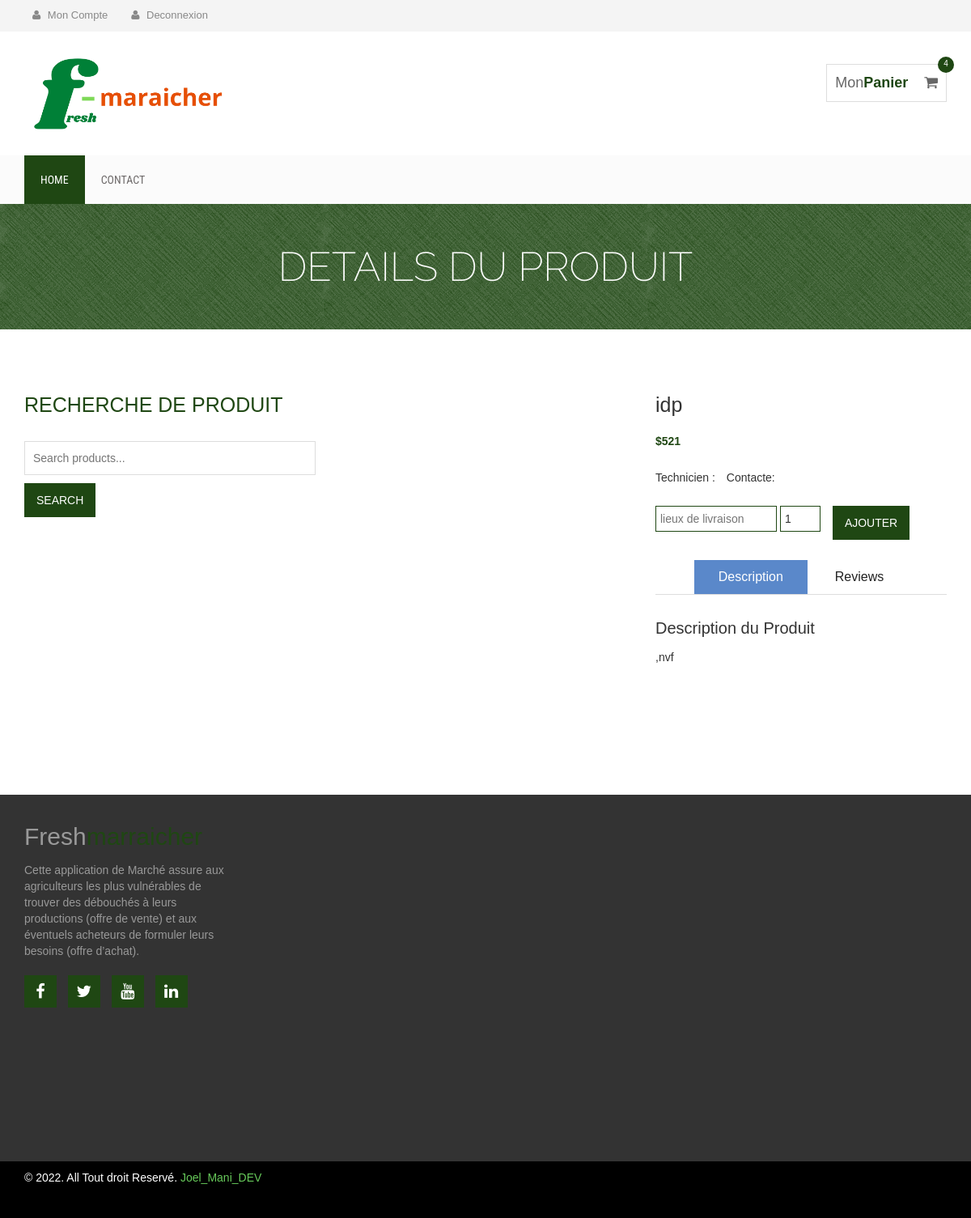
The page /detail/2 (signed in) on the database its author committed.
### main/models.py (models this page shows, shortened)
class Produit(models.Model):
    Nom=models.CharField(max_length=40)
    prix = models.IntegerField()
    description=models.TextField()
    lieu = models.CharField(max_length=40)
    image_produit= CloudinaryField('image')
    agent = models.ForeignKey('Agent', on_delete=models.CASCADE,null=True)

### main/views.py (the view)
# urls.py: path('detail/<int:pk>', views.menuDetail, name='detail'),
@login_required(login_url='signinclient')
def menuDetail(request, pk):
    if request.user:
        produit = Produit.objects.filter(id=pk).first()
        panier_produits = Commande.objects.filter(client=request.user,statut=False)
        taille= len(panier_produits)
        context = {
            'produit' : produit,
            'taille':taille,
        }
        return render(request, 'main/detail.html', context)
    else:
        return redirect("signinclient")

### main/templates/main/detail.html (shortened to what this page needs)
{% load crispy_forms_tags %}
{% load static %}
{% load widget_tweaks %}
<!DOCTYPE html>
<html lang="en">
  <head>
    <link rel="stylesheet" href="{% static 'css/bootstrap.min.css' %}">
    <link rel="stylesheet" href="{% static 'css/font-awesome.min.css' %}">
    <link rel="stylesheet" href="{% static 'css/owl.carousel.css' %}">
    <link rel="stylesheet" href="{% static 'css/style.css' %}">
    <link rel="stylesheet" href="{% static 'css/responsive.css' %}">
  </head>
  <body>
    <div class="header-area">
      <div class="container">
          <div class="row">
              <div class="col-md-8">
                  <div class="user-menu">
                      <ul>
                        <li><a href="#"><i class="fa fa-user"></i> Mon Compte</a></li>
                        <li><a href="{% url 'logoutclient' %}"><i class="fa fa-user"></i> Deconnexion</a></li>
                      </ul>
                  </div>
              </div>
          </div>
      </div>
  </div>
    <div class="site-branding-area">
        <div class="container">
            <div class="row">
                <div class="col-sm-6">
                    <div class="logo">
                        <h1><a href="./"><img src="{% static '/images/logg.png' %}" style="width: 250px;height: 200;"></a></h1>
                    </div>
                </div>
                <div class="col-sm-6">
                    <div class="shopping-item">
                        <a href="{% url 'panier' %}">Mon<span class="cart-amunt">Panier</span> <i class="fa fa-shopping-cart"></i> <span class="product-count">{{taille}}</span></a>
                    </div>
                </div>
            </div>
        </div>
    </div>
    <div class="mainmenu-area">
        <div class="container">
            <div class="row">
                <div class="navbar-collapse collapse">
                  <ul class="nav navbar-nav">
                      <li class="active"><a href="#">Home</a></li>
                      <li><a href="#">Contact</a></li>
                  </ul>
              </div>
            </div>
        </div>
    </div>
    <div class="product-big-title-area">
        <div class="container">
            <div class="row">
                <div class="col-md-12">
                    <div class="product-bit-title text-center">
                        <h2>DETAILS DU PRODUIT</h2>
                    </div>
                </div>
            </div>
        </div>
    </div>
    <div class="single-product-area">
        <div class="container">
            <div class="row">
                <div class="col-md-4">
                    <div class="single-sidebar">
                        <h2 class="sidebar-title">Recherche de produit</h2>
                        <form action="">
                            <input type="text" placeholder="Search products...">
                            <input type="submit" value="Search">
                        </form>
                    </div>
                </div>
                <div class="col-md-8">
                    <div class="product-content-right">
                        <div class="row">
                            <div class="col-sm-6">
                                <div class="product-images">
                                    <div class="product-main-img">
                                    </div>
                                    <div class="product-gallery">
                                    </div>
                                </div>
                            </div>
                            <div class="col-sm-6">
                                <div class="product-inner">
                                    <h2 class="product-name">{{ produit.Nom }}</h2>
                                    <div class="product-inner-price">
                                        <ins>${{ produit.prix }}</ins>
                                    </div>
                                    <div class="product-inner-price">
                                        Technicien :<ins>{{ produit.agent.user.username}}</ins>
                                        Contacte: <ins>{{ produit.agent.Tel}}</ins>
                                    </div>
                                    <form method="POST" action="{% url 'ajouter-au-panier' produit.id %}" class="cart">
                                      <div class="quantity">
                                        <input type="text" size="10" class="input-text qty text" title="Lieu_livraison" placeholder="lieux de livraison"  name="Lieu_livraison" >
                                        <input type="number" size="4" class="input-text qty text" title="Qty" value="1" name="quantite" min="1" step="1">
                                      </div>
                                        <button class="add_to_cart_button" type="submit">Ajouter</button>
                                    </form>
                                    <div role="tabpanel">
                                        <ul class="product-tab" role="tablist">
                                            <li role="presentation" class="active"><a href="#home" aria-controls="home" role="tab" data-toggle="tab">Description</a></li>
                                            <li role="presentation"><a href="#profile" aria-controls="profile" role="tab" data-toggle="tab">Reviews</a></li>
                                        </ul>
                                        <div class="tab-content">
                                            <div role="tabpanel" class="tab-pane fade in active" id="home">
                                                <h2>Description du Produit</h2>
                                                <p>{{ produit.description }}</p>
                                            </div>
                                        </div>
                                    </div>
                                </div>
                            </div>
                        </div>
                        </div>
                    </div>
                </div>
            </div>
        </div>
    <div class="footer-top-area">
        <div class="container">
            <div class="row">
                <div class="col-md-3 col-sm-6">
                    <div class="footer-about-us">
                        <h2>Fresh<span>marraicher</span></h2>
                        <p>
                          Cette application de Marché assure aux agriculteurs les plus vulnérables de trouver des débouchés à leurs productions (offre de vente) et aux éventuels acheteurs de formuler leurs besoins (offre d’achat).
                        </p>
                        <div class="footer-social">
                            <a href="#" target="_blank"><i class="fa fa-facebook"></i></a>
                            <a href="#" target="_blank"><i class="fa fa-twitter"></i></a>
                            <a href="#" target="_blank"><i class="fa fa-youtube"></i></a>
                            <a href="#" target="_blank"><i class="fa fa-linkedin"></i></a>
                        </div>
                    </div>
                </div>
            </div>
        </div>
    </div>
    <div class="footer-bottom-area">
        <div class="container">
            <div class="row">
                <div class="col-md-8">
                    <div class="copyright">
                       <p>&copy; 2022. All Tout droit Reservé. <a href="https://geeksp3.com/mani/joelmani-dev/" target="_blank">Joel_Mani_DEV</a></p>
                    </div>
                </div>
            </div>
        </div>
    </div>
  </body>
</html>

### static/css/style.css (style rules this page uses)
img { max-width: 100%; height: auto; }
h1, h2, h3, h4, h5, h6 { margin: 0 0 15px; }
body { font-family:Arial, Helvetica, sans-serif; }
.header-area { background: none repeat scroll 0 0 #f4f4f4; }
.header-area a { color: #888; }
.user-menu ul { list-style: outside none none; margin: 0; padding: 0; }
.user-menu li { display: inline-block; }
.user-menu li a { display: block; font-size: 13px; margin-right: 5px; padding: 10px; }
.user-menu li a i.fa { margin-right: 5px; }
.mainmenu-area { background: none repeat scroll 0 0 #fbfbfb; font-family: "Roboto Condensed",sans-serif; text-transform: uppercase; width: 100%; z-index: 999; }
.logo h1 { font-size: 40px; margin: 30px 0;font-weight: 400; }
.logo h1 a { color: #999; }
.shopping-item { border: 1px solid #ddd; float: right; font-size: 18px; margin-top: 40px; padding: 10px; position: relative; }
.shopping-item a { color: #666; }
.cart-amunt { color: #1f4713; font-weight: 700; }
.product-count { background: none repeat scroll 0 0 #1f4713; border-radius: 50%; color: #fff; display: inline-block; font-size: 10px; height: 20px; padding-top: 2px; position: absolute; right: -10px; text-align: center; top: -10px; width: 20px; }
.shopping-item i.fa { margin-left: 15px; }
.mainmenu-area ul.navbar-nav li a { color: #6e6a6a; font-size: 14px; padding: 20px; }
.mainmenu-area ul.navbar-nav li:hover a, .mainmenu-area ul.navbar-nav li.active a { background: #1f4713; color:#FFF; }
.footer-top-area { background: none repeat scroll 0 0 #333; color: #999; padding: 35px 0 180px; }
.footer-bottom-area { background: #000;color: #fff }
.footer-about-us span { color: #1f4713; }
.footer-about-us h2 { font-weight: 200; }
.footer-social a { background: none repeat scroll 0 0 #1f4713; color: #fff; display: inline-block; font-size: 20px; height: 40px; margin-bottom: 10px; margin-right: 10px; padding-top: 5px; text-align: center; width: 40px;border: 1px solid #1f4713; }
.footer-social { margin-top: 20px }
a { color: #67ca5a }
.footer-bottom-area { background: none repeat scroll 0 0 #000; color: #fff; padding-bottom: 40px; }
.copyright > p { margin: 10px 0 0; }
.product-big-title-area { background: url(img/crossword.png) repeat scroll 0 0 #1f4713 }
.product-bit-title h2 { font-family: raleway; font-size: 50px; font-weight: 200; margin: 0; padding: 50px 0;color: #fff; }
.single-product-area { padding: 80px 0 130px; }
.sidebar-title { color: #1f4713; font-size: 25px; margin-bottom: 30px; text-transform: uppercase; }
.single-sidebar { margin-bottom: 50px; }
input[type="text"], input[type="password"], input[type="email"], textarea { border: 1px solid #ddd; padding: 10px; }
input[type="submit"], button[type=submit] { background: none repeat scroll 0 0 #1f4713; border: medium none; color: #fff; padding: 11px 20px; text-transform: uppercase; }
.single-sidebar input[type="text"] { margin-bottom: 10px; width: 100%; }
.product-main-img { margin-bottom: 20px; }
.product-gallery { margin-bottom: 25px; margin-left: -15px; overflow: hidden; }
.product-name { font-size: 25px; margin-bottom: 20px; }
.product-inner-price { margin-bottom: 25px; }
.product-inner-price > ins { color: #1f4713; font-weight: 700; margin-right: 10px; text-decoration: none; }
.quantity { float: left; margin-right: 15px; }
.quantity input[type="number"] { border: 1px solid #1f4713; padding: 5px; width: 50px; }
.quantity input[type="text"] { border: 1px solid #1f4713; padding: 5px; width: 150px; }
.add_to_cart_button { background: none repeat scroll 0 0 #26a541; border: medium none; color: #fff; padding: 6px 25px;display: inline-block }
form.cart { margin-bottom: 25px; }
.product-tab { border-bottom: 1px solid #ddd; list-style: outside none none; margin: 0 0 30px; padding: 0; text-align: center; }
.product-tab li { display: inline-block; }
.product-tab li.active { background: none repeat scroll 0 0 #5a88ca; }
.product-tab li.active a { color: #fff; }
.product-tab li a { color: #222; display: block; font-size: 16px; padding: 10px 30px; }
.tab-content h2 { font-size: 20px; }
.tab-content { margin-bottom: 30px; }

### static/css/responsive.css (style rules this page uses)
@media only screen and (min-width: 992px) and (max-width: 1280px) { input[type="submit"], button[type="submit"] { padding: 11px 15px; } }

### rows shown on the page
Produit: Nom "idp", prix "521", description ",nvf"

### other values the page prints
{{ taille }} "4"
